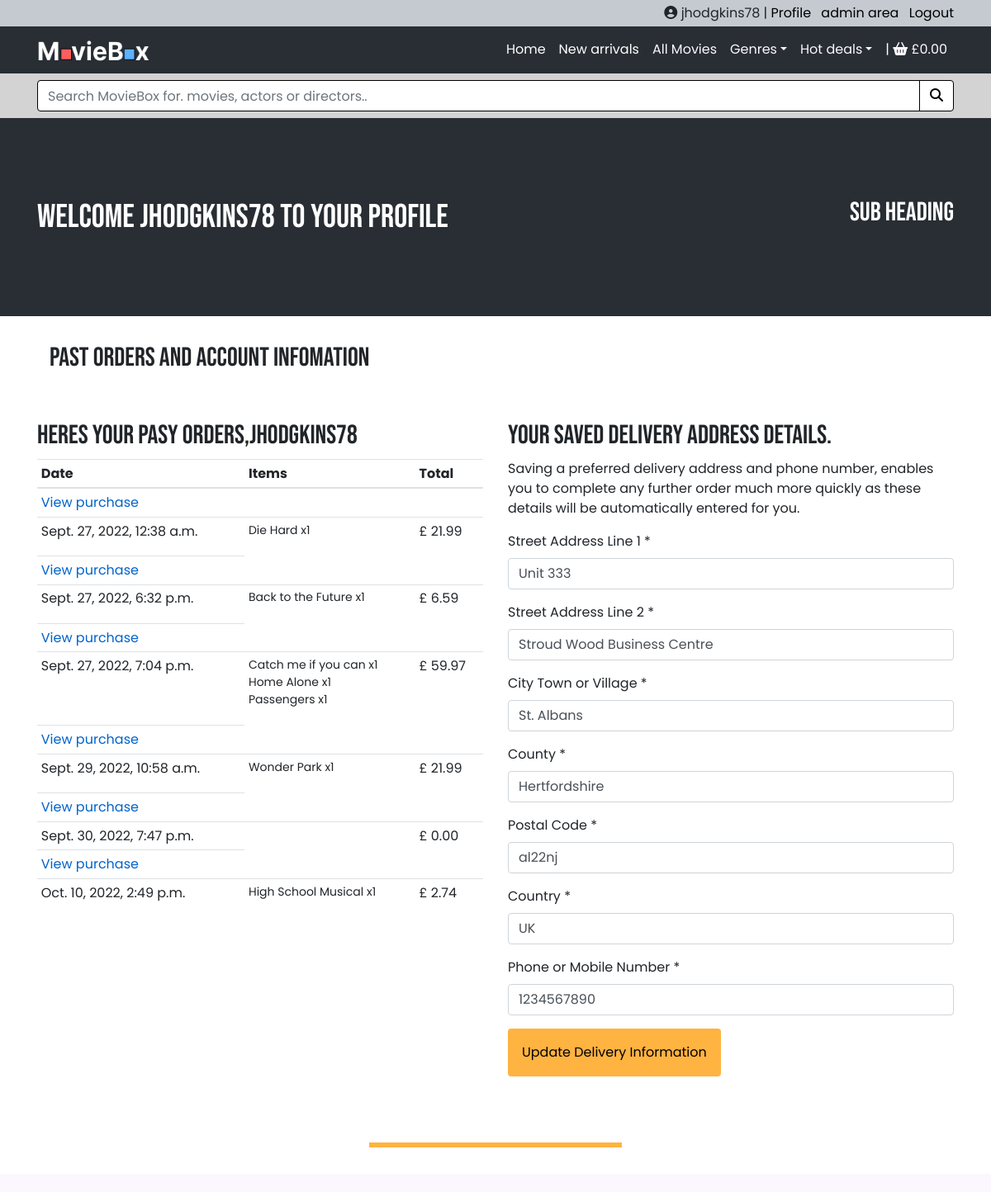
The page /profile/ (signed in, upper part) on the database as committed earlier.
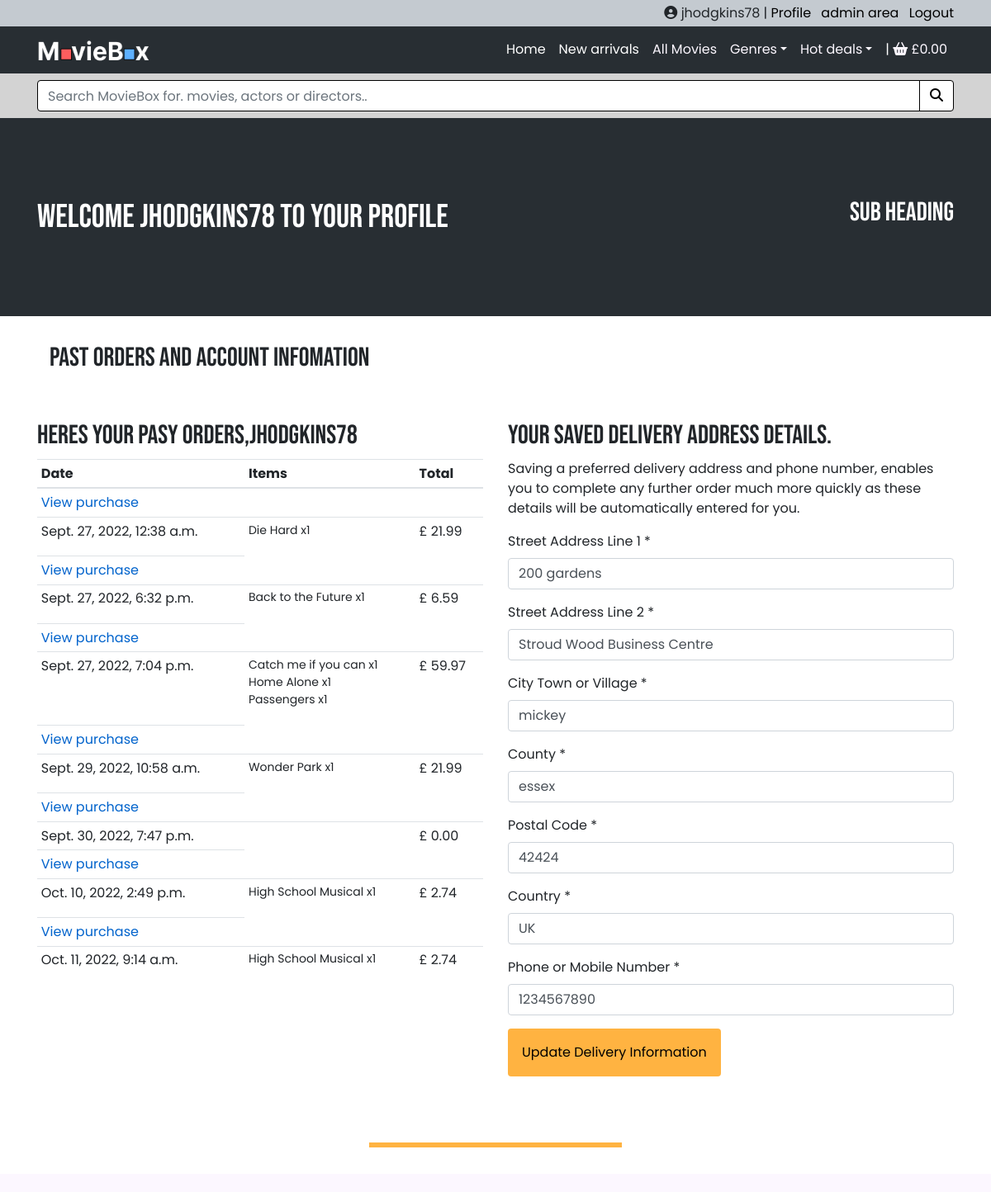
The same page on the database as committed later.
### purchase/models.py (models this page shows, shortened)
class Order(models.Model):
    order_number = models.CharField(max_length=32, null=False, editable=False)
    profile = models.ForeignKey(UserProfile, on_delete=models.SET_NULL, null=True, blank=True, related_name='orders')
    date = models.DateTimeField(auto_now_add=True)
    full_name = models.CharField(max_length=50, null=False, blank=False)
    email = models.EmailField(max_length=254, null=False, blank=False)
    phone_number = models.CharField(max_length=20, null=False, blank=False)
    country = models.CharField(max_length=40, null=False, blank=False, default='UK')
    postcode = models.CharField(max_length=20, null=True, blank=True)
    town_or_city = models.CharField(max_length=40, null=False, blank=False)
    street_address1 = models.CharField(max_length=80, null=False, blank=False)
    street_address2 = models.CharField(max_length=80, null=True, blank=True)
    county = models.CharField(max_length=80, null=True, blank=True)
    delivery_cost = models.DecimalField(max_digits=6, decimal_places=2, null=False, default=0)
    order_total = models.DecimalField(max_digits=10, decimal_places=2, null=False, default=0)
    grand_total = models.DecimalField(max_digits=10, decimal_places=2, null=False, default=0)
    original_basket = models.TextField(null=False, blank=False, default='')
    stripe_pid = models.CharField(max_length=254, null=False, blank=False, default='')

class OrderLineItem(models.Model):
    order = models.ForeignKey(Order, null=False, blank=False, on_delete=models.CASCADE, related_name='lineitems')
    product = models.ForeignKey(Product, null=False, blank=False, on_delete=models.CASCADE)
    grade = models.CharField(max_length=6, null=True, blank=True)  # NEW-A, USED-A
    quantity = models.IntegerField(null=False, blank=False, default=0)
    lineitem_total = models.DecimalField(max_digits=6, decimal_places=2, null=False, blank=False, editable=False)

### products/models.py (models this page shows, shortened)
class Product(models.Model):
    category = models.ForeignKey(
        'Category', null=True, blank=True, on_delete=models.SET_NULL)
    sku = models.CharField(max_length=254, null=True, blank=True)
    name = models.CharField(max_length=254)
    description = models.TextField()
    price = models.DecimalField(max_digits=6, decimal_places=2)
    actors = models.CharField(max_length=254, null=True, blank=True)
    grade_info = models.CharField(max_length=100, null=True, blank=True)
    format = models.CharField(max_length=50, null=True, blank=True)
    directed_by = models.CharField(max_length=254, null=True, blank=True)
    certificate = models.CharField(max_length=5, null=True, blank=True)
    no_discs = models.CharField(max_length=50, null=True, blank=True)
    duration = models.CharField(max_length=50, null=True, blank=True)
    imdbrating = models.DecimalField(
        max_digits=6, decimal_places=1, null=True, blank=True)
    image_url = models.URLField(max_length=1024, null=True, blank=True)
    image = models.ImageField(null=True, blank=True)

### profiles/models.py (models this page shows)
class UserProfile(models.Model):
    user = models.OneToOneField(User, on_delete=models.CASCADE)
    default_street_address1 = models.CharField(max_length=80, null=True, blank=True)
    default_street_address2 = models.CharField(max_length=80, null=True, blank=True)
    default_town_or_city = models.CharField(max_length=40, null=True, blank=True)
    default_county = models.CharField(max_length=80, null=True, blank=True)
    default_postcode = models.CharField(max_length=20, null=True, blank=True)
    default_country = models.CharField(max_length=40, null=True, blank=True, default='UK')
    default_phone_number = models.CharField(max_length=20, null=True, blank=True)
    def __str__(self):
        return self.user.username

### profiles/views.py (the view)
# urls.py: path('profile/', include('profiles.urls')),
@login_required
def profile(request):
    profile = get_object_or_404(UserProfile, user=request.user)
    if request.method == 'POST':
        form = ProfileForm(request.POST, instance=profile)
        if form.is_valid():
            form.save()
            messages.success(request, 'Profile information \
                was successfully updated')
        else:
            messages.error(request, 'Unfortunately the update \
                faile, Please ensure all required fields are \
                    filled out correctly.')
    else:
        form = ProfileForm(instance=profile)
    orders = profile.orders.all()
    template = 'profiles/user_profile.html'
    context = {
        'profile': profile,
        'form': form,
        'orders': orders,
        'on_profile_page': True,
    }
    return render(request, template, context)

### profiles/forms.py
class ProfileForm(forms.ModelForm):
    class Meta:
        model = UserProfile
        exclude = ('user',)
    def __init__(self, *args, **kwargs):
        super().__init__(*args, **kwargs)
        placeholders = {
            'default_phone_number': 'Phone or Mobile Number',
            'default_street_address1': 'Street Address Line 1',
            'default_street_address2': 'Street Address Line 2',
            'default_town_or_city': 'City Town or Village',
            'default_postcode': 'Postal Code',
            'default_county': 'County',
            'default_country': 'Country',
        }
        for field in self.fields:
            if self.fields[field].required:
                placeholder = f'{placeholders[field]} *'
            else:
                placeholder = placeholders[field]
            self.fields[field].widget.attrs['placeholder'] = placeholder
            self.fields[field].widget.attrs['class'] = 'input-profile'
            self.fields[field].label = f'{placeholders[field]} *'

### profiles/templates/profiles/user_profile.html (shortened to what this page needs)
{% extends "base.html" %}
{% load static %}
{% block page_header %}
<section class="bg-dark profile-page">
    <div class="profile-page-image">
        <div class="container profil-page-banner-inner py-5">
            <div class="row justify-content-center">
                <div class="col-lg-6">
                    <div class="my-5 profile-page-main-heading">
                        <h1 class="display-5 fw-bolder text-white mb-2 ">Welcome {{ profile }} to your profile</h1>
                    </div>
                </div>
                <div class="col-lg-6">
                    <div class="my-5 profile-page-heading">
                        <h2 class="display-5 fw-bolder text-white mb-2">
                        sub heading
                        </h2>
                    </div>
                </div>
            </div>
        </div>
    </div>
</section>
{% endblock %}
{% block content %}
    <div class="container">
        <div class="row">
            <div class="col-sm-12 col-md-12 mb-5">
                <div class="col-12 profile-heading">
                    <h2 class="">Past orders and account infomation</h2>
                </div>
            </div>
        </div>
        <div class="row">
            <div class="col-sm-12 col-md-6 mb-5">
                <h2 class="">Heres your pasy orders,<span>{{ profile }}</span></h2>
                <div class="past-orders-table">
                    <table class="table table-sm">
                        <thead>
                            <tr>
                                <th>Date</th>
                                <th>Items</th>
                                <th>Total</th>
                            </tr>
                        </thead>
                        <tbody>
                            {% for order in orders %}
                                <tr>
                                    <td>
                                        <a href="{% url 'order_history' order.order_number %}">View purchase</a>
                                    </td>
                                </tr>
                                <tr>
                                    <td>{{ order.date }}</td>
                                    <td>
                                        <ul class="list-unstyled">
                                            {% for item in order.lineitems.all %}
                                                <li class="small">
                                                    {{ item.product.name }} x{{ item.quantity }}
                                                </li>
                                            {% endfor %}
                                        </ul>
                                    </td>
                                    <td>£ {{ order.grand_total }}</td>
                                </tr>
                            {% endfor %}
                        </tbody>
                    </table>
                </div>
            </div>
            <div class="col-sm-12 col-md-6 mb-5">
                <h2 class="">Your saved delivery address details.</h2>
                <p>Saving a preferred delivery address and phone number, enables you to complete any further order much more quickly as these details will be automatically entered for you.</p>
                <form class="mt-3" action="{% url 'profile' %}" method="POST" id="profile-update-form">
                    {{ form|crispy }}
                    <button class="btn basket-link p-3">Update Delivery Information</button>
                </form>
            </div>
        </div>
    </div>
    {% if request.user.is_superuser %}
        {% include 'profiles/includes/administration_area.html' %}
    {% else %}
        {% include 'includes/page_sections/promotion_section.html' %}
    {% endif %}
{% endblock content %}

Rows that differ between the two databases and show on the page:
changed UserProfile "Stroud Wood Business Centre": default_street_address1 "Unit 333" → "200 gardens"; default_town_or_city "St. Albans" → "mickey"; default_county "Hertfordshire" → "essex"; default_postcode "al22nj" → "42424"
added Order: date "Oct. 11, 2022, 9:14 a.m.", grand_total "2.74"
added OrderLineItem: product.name "High School Musical", quantity "1", shown under "Oct. 11, 2022, 9:14 a.m."
